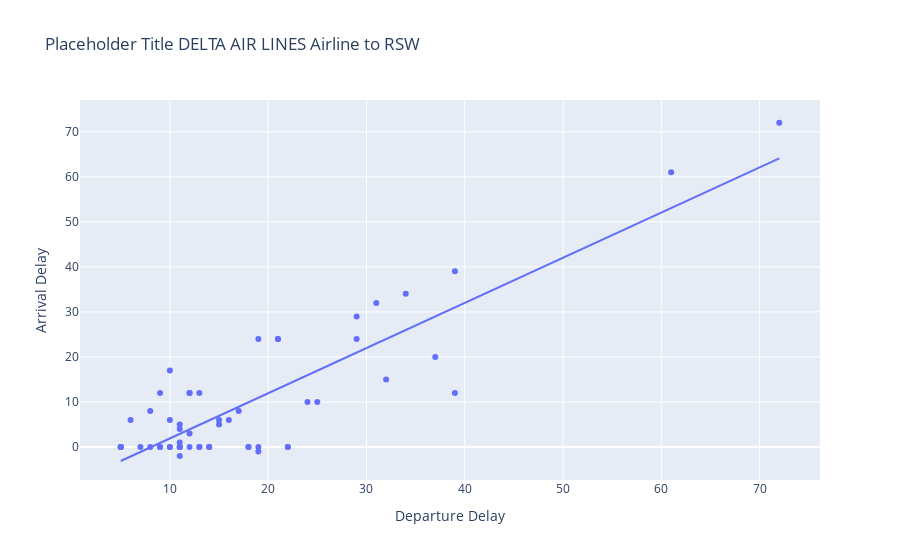

Notebook cell for this chart:
### Markdown cell above
### Exhibit 1.4 - What about my specific flights?

### Code cell
import pandas as pd
import plotly.express as px

# Assuming your dataset is stored in 'sample_final_data.csv'
# df = pd.read_csv('sample_final_data.csv')

# User input for departure airport, airline, and destination airport
departure_airport = input("Enter departure airport (e.g., ATL): ")
airline = input("Enter airline (e.g., Delta Air Lines): ")
destination_airport = input("Enter destination airport (e.g., RSW): ")

# Filter the dataframe based on user input
filtered_df = df[(df['departure airport IATA'] == departure_airport) &
                 (df['Airline Company'] == airline) &
                 (df['arrival airport IATA'] == destination_airport)]

# Check if there are any matching records
if filtered_df.empty:
    print("No matching records found.")
else:
    # Create a scatter plot with trendline using Plotly Express
    fig_delay = px.scatter(filtered_df, x='delay in mins', y='estimatedDelay', title=f'Placeholder Title {airline.upper()} Airline to {destination_airport.upper()}',
                  labels={'delay in mins': 'Departure Delay', 'estimatedDelay': 'Arrival Delay'},
                  hover_name='arrival airport IATA',
                  hover_data={'arrival airport IATA': False, 'delay in mins': True, 'estimatedDelay': '|%B %d, %Y %I:%M %p'},
                  trendline='ols'  # Ordinary Least Squares
                  )

    # Display the plot
    fig_delay.show()

### Figure 1 — Plotly figure (JSON) as saved in the notebook; plotly's stock layout.template omitted (floating-point values rounded to 4 significant figures)
{"data": [{"customdata": [["rsw"], ["rsw"], ["rsw"], ["rsw"], ["rsw"], ["rsw"], ["rsw"], ["rsw"], ["rsw"], ["rsw"], ["rsw"], ["rsw"], ["rsw"], ["rsw"], ["rsw"], ["rsw"], ["rsw"], ["rsw"], ["rsw"], ["rsw"], ["rsw"], ["rsw"], ["rsw"], ["rsw"], ["rsw"], ["rsw"], ["rsw"], ["rsw"], ["rsw"], ["rsw"], ["rsw"], ["rsw"], ["rsw"], ["rsw"], ["rsw"], ["rsw"], ["rsw"], ["rsw"], ["rsw"], ["rsw"], ["rsw"], ["rsw"], ["rsw"], ["rsw"], ["rsw"], ["rsw"], ["rsw"], ["rsw"], ["rsw"], ["rsw"], ["rsw"], ["rsw"], ["rsw"], ["rsw"], ["rsw"], ["rsw"], ["rsw"]], "hovertemplate": "<b>%{hovertext}</b><br><br>Departure Delay=%{x}<br>Arrival Delay=%{y|%B %d, %Y %I:%M %p}<extra></extra>", "hovertext": ["rsw", "rsw", "rsw", "rsw", "rsw", "rsw", "rsw", "rsw", "rsw", "rsw", "rsw", "rsw", "rsw", "rsw", "rsw", "rsw", "rsw", "rsw", "rsw", "rsw", "rsw", "rsw", "rsw", "rsw", "rsw", "rsw", "rsw", "rsw", "rsw", "rsw", "rsw", "rsw", "rsw", "rsw", "rsw", "rsw", "rsw", "rsw", "rsw", "rsw", "rsw", "rsw", "rsw", "rsw", "rsw", "rsw", "rsw", "rsw", "rsw", "rsw", "rsw", "rsw", "rsw", "rsw", "rsw", "rsw", "rsw"], "legendgroup": "", "marker": {"color": "#636efa", "symbol": "circle"}, "mode": "markers", "name": "", "orientation": "v", "showlegend": false, "type": "scatter", "x": [12, 13, 10, 5, 29, 7, 21, 32, 39, 11, 15, 5, 11, 8, 37, 11, 11, 10, 34, 8, 15, 25, 7, 5, 10, 6, 18, 29, 24, 11, 13, 14, 16, 13, 22, 11, 9, 10, 14, 11, 19, 22, 5, 12, 19, 21, 31, 18, 39, 72, 19, 12, 17, 9, 9, 12, 61], "xaxis": "x", "y": [12, 0, 17, 0, 29, 0, 24, 15, 12, 1, 6, 0, 0, 8, 20, 0, 4, 0, 34, 0, 5, 10, null, 0, 6, 6, 0, 24, 10, 0, 12, 0, 6, 0, 0, -2, 12, 0, 0, 5, -1, 0, 0, 0, 0, 24, 32, 0, 39, 72, 24, 3, 8, 0, 0, 12, 61], "yaxis": "y"}, {"hovertemplate": "<b>OLS trendline</b><br>estimatedDelay = 1.0033 * delay in mins + -8.13047<br>R<sup>2</sup>=0.743973<br><br>Departure Delay=%{x}<br>Arrival Delay=%{y|%B %d, %Y %I:%M %p} <b>(trend)</b><extra></extra>", "legendgroup": "", "marker": {"color": "#636efa", "symbol": "circle"}, "mode": "lines", "name": "", "showlegend": false, "type": "scatter", "x": [5, 5, 5, 5, 6, 7, 8, 8, 9, 9, 9, 10, 10, 10, 10, 11, 11, 11, 11, 11, 11, 11, 12, 12, 12, 12, 13, 13, 13, 14, 14, 15, 15, 16, 17, 18, 18, 19, 19, 19, 21, 21, 22, 22, 24, 25, 29, 29, 31, 32, 34, 37, 39, 39, 61, 72], "xaxis": "x", "y": [-3.114, -3.114, -3.114, -3.114, -2.111, -1.107, -0.1041, -0.1041, 0.8992, 0.8992, 0.8992, 1.903, 1.903, 1.903, 1.903, 2.906, 2.906, 2.906, 2.906, 2.906, 2.906, 2.906, 3.909, 3.909, 3.909, 3.909, 4.912, 4.912, 4.912, 5.916, 5.916, 6.919, 6.919, 7.922, 8.926, 9.929, 9.929, 10.93, 10.93, 10.93, 12.94, 12.94, 13.94, 13.94, 15.95, 16.95, 20.97, 20.97, 22.97, 23.98, 25.98, 28.99, 31.0, 31.0, 53.07, 64.11], "yaxis": "y"}], "layout": {"legend": {"tracegroupgap": 0}, "title": {"text": "Placeholder Title DELTA AIR LINES Airline to RSW"}, "xaxis": {"anchor": "y", "domain": [0, 1], "title": {"text": "Departure Delay"}}, "yaxis": {"anchor": "x", "domain": [0, 1], "title": {"text": "Arrival Delay"}}}}
